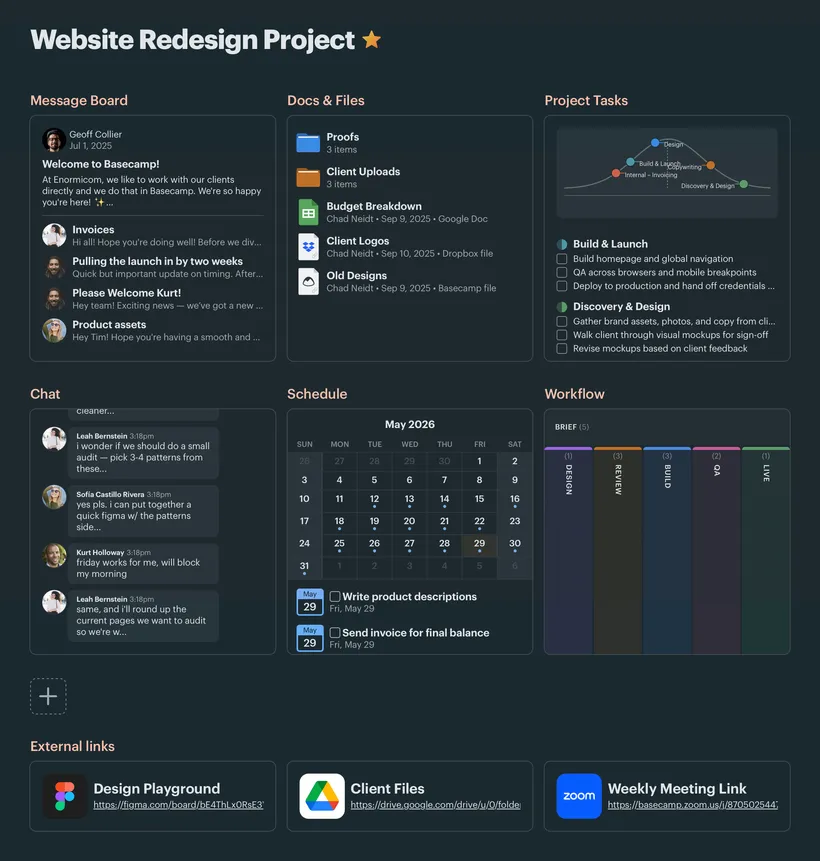
#> input picture Basecamp Assignment/BaseCamp hero imge.webp, 820 x 861 px, shrunk from 2176 x 2285 before the run
$ python remove_bg.py 'BaseCamp hero imge.webp' 'BaseCamp hero imge.webp'
#> lines starting #> are read from the running program, lines starting #| are printed output that depends on the picture
from PIL import Image
import sys
import math

def remove_background(input_path, output_path, tolerance=25):
#> called with input_path = 'BaseCamp hero imge.webp', output_path = 'BaseCamp hero imge.webp', tolerance = 25
    img = Image.open(input_path).convert("RGBA")
    data = img.getdata()

    # Assuming top-left pixel is background color
    bg_color = data[0]
#> bg_color = (30, 41, 44, 255)

    new_data = []
    for item in data:
        # Calculate color distance
        dist = math.sqrt(sum((a - b) ** 2 for a, b in zip(item[:3], bg_color[:3])))

        # Also check if it's generally very dark, as the background is almost black
        is_dark = item[0] < 30 and item[1] < 35 and item[2] < 45

        if dist < tolerance or is_dark:
            # Full transparency
            new_data.append((item[0], item[1], item[2], 0))
        else:
            # Try to anti-alias edges slightly if it's somewhat close
            if dist < tolerance + 15:
                alpha = int(((dist - tolerance) / 15.0) * 255)
                new_data.append((item[0], item[1], item[2], alpha))
            else:
                new_data.append(item)
#> this loop made 706020 passes
#> (item, dist) on passes 1 to 3: ((30, 41, 44, 255), 0), ((30, 41, 44, 255), 0), ((30, 41, 44, 255), 0)
#> after the loop, new_data = 706020 items

    img.putdata(new_data)
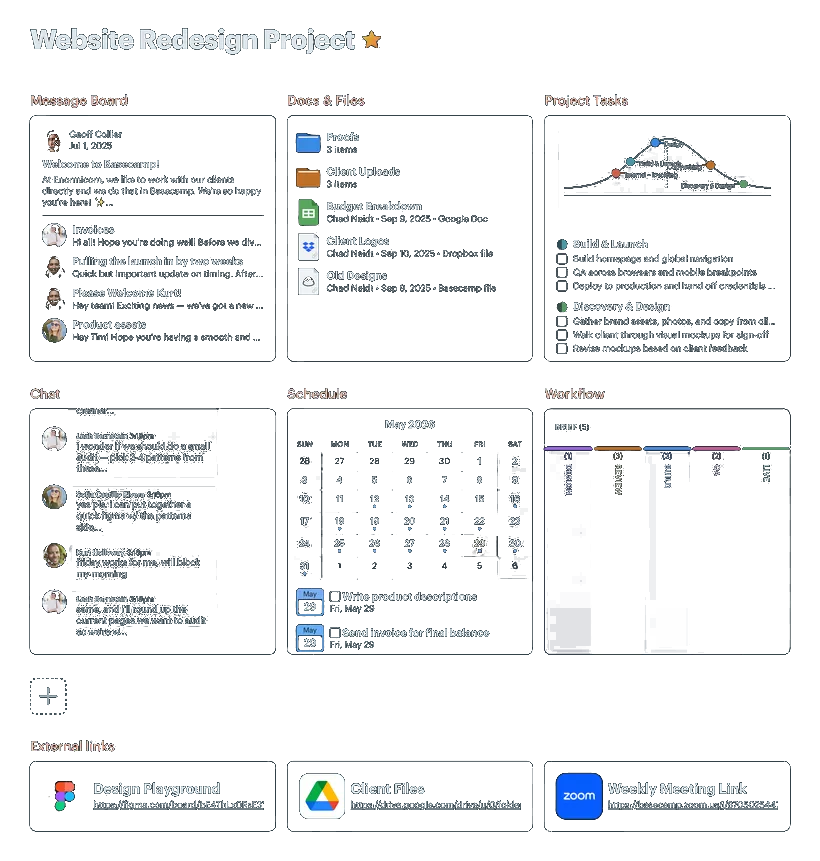
#> img: PIL image 820x861 RGBA; mean R, G, B, A 38.2, 50.4, 56.4, 23.3; transparent parts drawn white

    # Crop it to the bounding box of non-transparent pixels
    bbox = img.getbbox()
#> bbox = (29, 28, 791, 832)
    if bbox:
        img = img.crop(bbox)
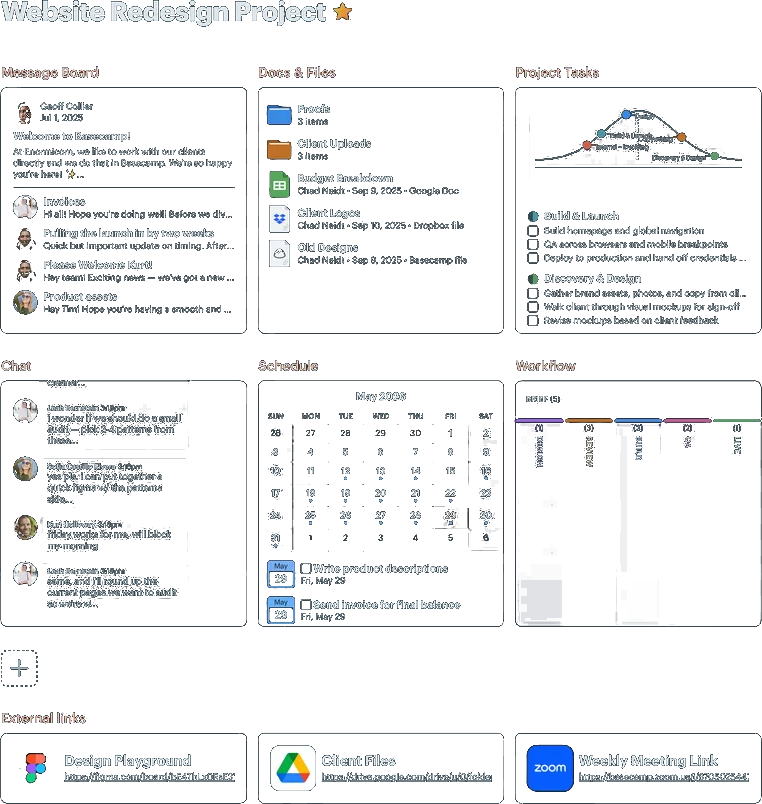
#> img: PIL image 762x804 RGBA; mean R, G, B, A 39.8, 51.9, 58, 26.9; transparent parts drawn white

    img.save(output_path, "PNG")
    print(f"Saved {output_path} successfully!")

if __name__ == "__main__":
    if len(sys.argv) < 3:
        print("Usage: python remove_bg.py <input> <output>")
        sys.exit(1)
    remove_background(sys.argv[1], sys.argv[2])
